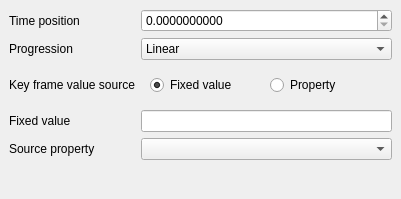
<?xml version="1.0" encoding="UTF-8"?>
<ui version="4.0">
 <class>KeyFramePropertiesDockWidget</class>
 <widget class="QDockWidget" name="KeyFramePropertiesDockWidget">
  <property name="geometry">
   <rect>
    <x>0</x>
    <y>0</y>
    <width>401</width>
    <height>199</height>
   </rect>
  </property>
  <property name="windowTitle">
   <string>Selected KeyFrame properties</string>
  </property>
  <widget class="QWidget" name="dockWidgetContents">
   <layout class="QGridLayout" name="gridLayout">
    <property name="sizeConstraint">
     <enum>QLayout::SetDefaultConstraint</enum>
    </property>
    <item row="0" column="1">
     <widget class="QDoubleSpinBox" name="timePositionSpinBox">
      <property name="decimals">
       <number>10</number>
      </property>
      <property name="maximum">
       <double>10000.000000000000000</double>
      </property>
      <property name="singleStep">
       <double>0.250000000000000</double>
      </property>
     </widget>
    </item>
    <item row="0" column="0">
     <widget class="QLabel" name="label">
      <property name="text">
       <string>Time position</string>
      </property>
     </widget>
    </item>
    <item row="3" column="1">
     <widget class="QLineEdit" name="fixedValueLineEdit"/>
    </item>
    <item row="3" column="0">
     <widget class="QLabel" name="fixedValueLabel">
      <property name="text">
       <string>Fixed value</string>
      </property>
     </widget>
    </item>
    <item row="1" column="1">
     <widget class="QComboBox" name="progressionComboBox">
      <item>
       <property name="text">
        <string>Linear</string>
       </property>
      </item>
      <item>
       <property name="text">
        <string>Quadratic Accelerating</string>
       </property>
      </item>
      <item>
       <property name="text">
        <string>Quadratic Decelerating</string>
       </property>
      </item>
      <item>
       <property name="text">
        <string>Discrete</string>
       </property>
      </item>
     </widget>
    </item>
    <item row="2" column="1">
     <widget class="QWidget" name="widget" native="true">
      <property name="sizePolicy">
       <sizepolicy hsizetype="Preferred" vsizetype="Maximum">
        <horstretch>0</horstretch>
        <verstretch>0</verstretch>
       </sizepolicy>
      </property>
      <layout class="QHBoxLayout" name="horizontalLayout">
       <item>
        <widget class="QRadioButton" name="fixedValueRadioButton">
         <property name="text">
          <string>Fixed value</string>
         </property>
         <property name="checked">
          <bool>true</bool>
         </property>
        </widget>
       </item>
       <item>
        <widget class="QRadioButton" name="propertyRadioButton">
         <property name="text">
          <string>Property</string>
         </property>
        </widget>
       </item>
      </layout>
     </widget>
    </item>
    <item row="1" column="0">
     <widget class="QLabel" name="label_2">
      <property name="text">
       <string>Progression</string>
      </property>
     </widget>
    </item>
    <item row="2" column="0">
     <widget class="QLabel" name="label_4">
      <property name="text">
       <string>Key frame value source</string>
      </property>
     </widget>
    </item>
    <item row="4" column="0">
     <widget class="QLabel" name="sourcePropertyLabel">
      <property name="text">
       <string>Source property</string>
      </property>
     </widget>
    </item>
    <item row="4" column="1">
     <widget class="QComboBox" name="sourcePropertyComboBox"/>
    </item>
    <item row="5" column="0">
     <spacer name="verticalSpacer">
      <property name="orientation">
       <enum>Qt::Vertical</enum>
      </property>
      <property name="sizeHint" stdset="0">
       <size>
        <width>20</width>
        <height>40</height>
       </size>
      </property>
     </spacer>
    </item>
    <item row="5" column="1">
     <spacer name="horizontalSpacer">
      <property name="orientation">
       <enum>Qt::Horizontal</enum>
      </property>
      <property name="sizeHint" stdset="0">
       <size>
        <width>40</width>
        <height>20</height>
       </size>
      </property>
     </spacer>
    </item>
   </layout>
  </widget>
 </widget>
 <resources/>
 <connections>
  <connection>
   <sender>fixedValueRadioButton</sender>
   <signal>toggled(bool)</signal>
   <receiver>fixedValueLabel</receiver>
   <slot>setVisible(bool)</slot>
   <hints>
    <hint type="sourcelabel">
     <x>214</x>
     <y>248</y>
    </hint>
    <hint type="destinationlabel">
     <x>58</x>
     <y>329</y>
    </hint>
   </hints>
  </connection>
  <connection>
   <sender>fixedValueRadioButton</sender>
   <signal>toggled(bool)</signal>
   <receiver>fixedValueLineEdit</receiver>
   <slot>setVisible(bool)</slot>
   <hints>
    <hint type="sourcelabel">
     <x>214</x>
     <y>248</y>
    </hint>
    <hint type="destinationlabel">
     <x>311</x>
     <y>329</y>
    </hint>
   </hints>
  </connection>
  <connection>
   <sender>propertyRadioButton</sender>
   <signal>toggled(bool)</signal>
   <receiver>sourcePropertyLabel</receiver>
   <slot>setVisible(bool)</slot>
   <hints>
    <hint type="sourcelabel">
     <x>408</x>
     <y>248</y>
    </hint>
    <hint type="destinationlabel">
     <x>58</x>
     <y>407</y>
    </hint>
   </hints>
  </connection>
  <connection>
   <sender>propertyRadioButton</sender>
   <signal>toggled(bool)</signal>
   <receiver>sourcePropertyComboBox</receiver>
   <slot>setVisible(bool)</slot>
   <hints>
    <hint type="sourcelabel">
     <x>408</x>
     <y>248</y>
    </hint>
    <hint type="destinationlabel">
     <x>311</x>
     <y>407</y>
    </hint>
   </hints>
  </connection>
 </connections>
</ui>
